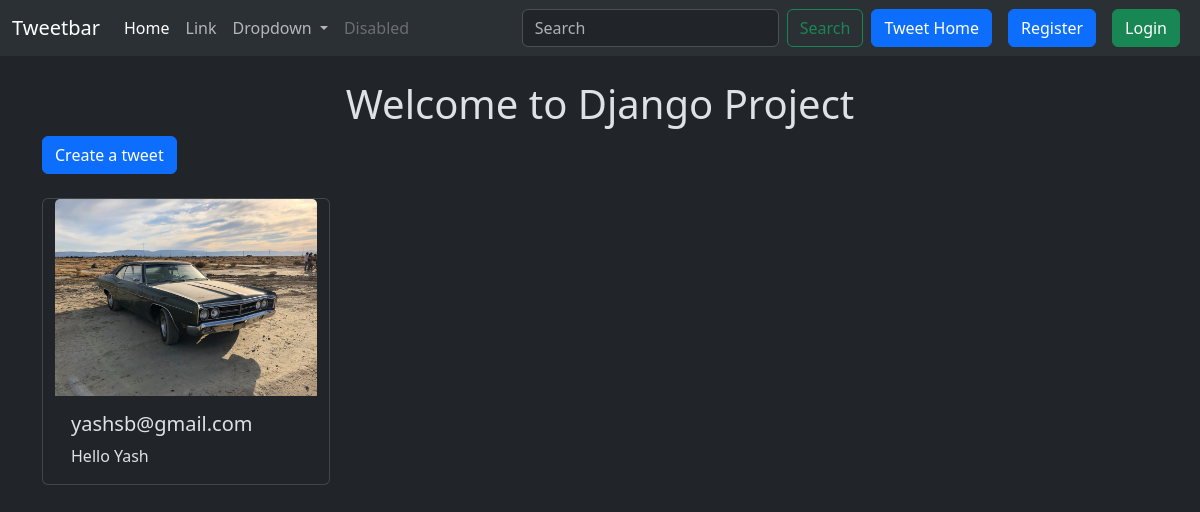
Screenshot of /tweet/ with the database file from the repository.
### tweet/models.py (models this page shows)
class Tweet(models.Model):
    user = models.ForeignKey(User, on_delete=models.CASCADE)
    text = models.TextField(max_length=240)
    photo = models.ImageField(upload_to='photos/', blank=True, null=True)
    created_at = models.DateTimeField(auto_now_add=True)
    updated_at = models.DateTimeField(auto_now=True)

### tweet/views.py (the view)
# urls.py: path('', views.tweet_list, name='tweet_list'),
def tweet_list(request):
    tweets = Tweet.objects.all().order_by('-created_at')
    return render(request, 'tweet_list.html', {'tweets': tweets})

### tweet/templates/tweet_list.html (shortened to what this page needs)
{% extends "layout.html" %}
{% block content %}
<h1 class="text-center mt-4">Welcome to Django Project</h1>
<a class="btn btn-primary mb-4" href="{% url 'tweet_create' %}">Create a tweet</a>
<div class="container row gap-3">
    {% for tweet in tweets %}
    <div class="card" style="width: 18rem;">
    {% if tweet.photo %}
    <img src="{{ tweet.photo.url }}" class="card-img-top" alt="Tweet Image">
    {% endif %}
    <div class="card-body">
        <h5 class="card-title">{{tweet.user.username}}</h5>
        <p class="card-text">{{tweet.text}}</p>
    </div>
    </div>
    {% endfor %}
</div>
{% endblock  %}

### rows the page displays
Tweet: photo (picture), user.username "yashsb@gmail.com", text "Hello Yash"
